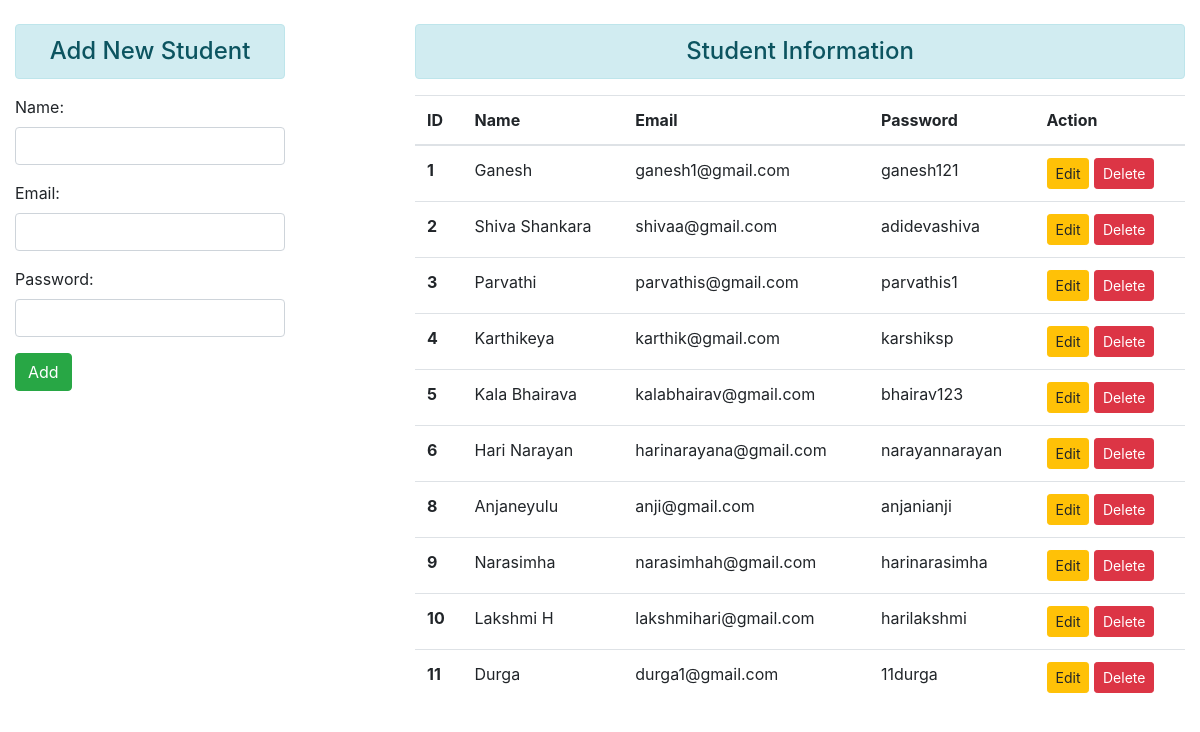
The page / on the database its author committed.
### enroll/models.py (models this page shows)
class user(models.Model):
    name = models.CharField(max_length=80)
    email = models.EmailField(max_length=100)
    password = models.CharField(max_length=80)

### enroll/views.py (the view)
# urls.py: path("", views.add_show, name="addandshow"),
def add_show(request):
    if request.method == "POST":
        fm = studentform(request.POST)
        if fm.is_valid():
            nm = fm.cleaned_data["name"]
            em = fm.cleaned_data["email"]
            pw = fm.cleaned_data["password"]
            reg = user(name=nm, email=em, password= pw)
            reg.save()
            fm = studentform()
    else:
        fm = studentform()
    studread = user.objects.all()
    return render (request, "enroll/addandshow.html", {"form":fm, "read": studread})

### enroll/forms.py
class studentform(forms.ModelForm):
    class Meta:
        model = user
        fields = ["name", "email", "password"]
        widgets = {
            "name": forms.TextInput(attrs={"class":"form-control"}),
            "email": forms.EmailInput(attrs={"class":"form-control"}),
            "password": forms.PasswordInput( render_value=True, attrs={"class":"form-control"}),
        }

### enroll/templates/enroll/addandshow.html (shortened to what this page needs)
{% extends "enroll/base.html" %}
{% block content %}
<div class="row">
    <div class="col-sm-3">
        <h4 class="text-center alert alert-info">Add New Student</h4>
        <form action="" method="POST">
                {{form.as_p}}
        <input type="submit" class="btn btn-success" value="Add">
        </form>
    </div>
    <div class="col-sm-8 offset-1">
        <h4 class="text-center alert alert-info">Student Information</h4>
        {% if read %}
            <table class="table table-hover">
                <thead>
                <tr>
                    <th scope="col">ID</th>
                    <th scope="col">Name</th>
                    <th scope="col">Email</th>
                    <th scope="col">Password</th>
                    <th scope="col">Action</th>
                </tr>
                </thead>
                <tbody>
                    {% for r in read %}
                <tr>
                    <th scope="row">{{r.id}}</th>
                    <td>{{r.name}}</td>
                    <td>{{r.email}}</td>
                    <td>{{r.password}}</td>
                    <td><a href="{% url "updatedata" r.id %}" class="btn btn-warning btn-sm">Edit</a>
                        <form action="{% url "deletedata" r.id %}" method="POST" class="d-inline">
                        <input type="submit" value="Delete" class="btn btn-danger btn-sm">
                        </form>
                    </td>
                </tr>
                    {% endfor %}
                </tbody>
            </table>
        {% else %}
        <h4 class="text-center alert alert-worning">No Information..</h4>
        {% endif %}
    </div>
</div>
{% endblock content %}

### enroll/templates/enroll/base.html (shortened to what this page needs)
<!DOCTYPE html>
{% load static %}
<html>
    <head>
        <link rel="stylesheet" href=" {% static "enroll/css/bootstrap.css" %} " >
    </head>
    <body>
        <div class="container-fluid mt-4">
        {% block content %}
        {% endblock content %}
        </div>
    </body>
</html>

### rows shown on the page
user: id "1", name "Ganesh", email "ganesh1@gmail.com", password "ganesh121"
user: id "2", name "Shiva Shankara", email "shivaa@gmail.com", password "adidevashiva"
user: id "3", name "Parvathi", email "parvathis@gmail.com", password "parvathis1"
user: id "4", name "Karthikeya", email "karthik@gmail.com", password "karshiksp"
user: id "5", name "Kala Bhairava", email "kalabhairav@gmail.com", password "bhairav123"
user: id "6", name "Hari Narayan", email "harinarayana@gmail.com", password "narayannarayan"
user: id "8", name "Anjaneyulu", email "anji@gmail.com", password "anjanianji"
user: id "9", name "Narasimha", email "narasimhah@gmail.com", password "harinarasimha"
user: id "10", name "Lakshmi H", email "lakshmihari@gmail.com", password "harilakshmi"
user: id "11", name "Durga", email "durga1@gmail.com", password "11durga"
